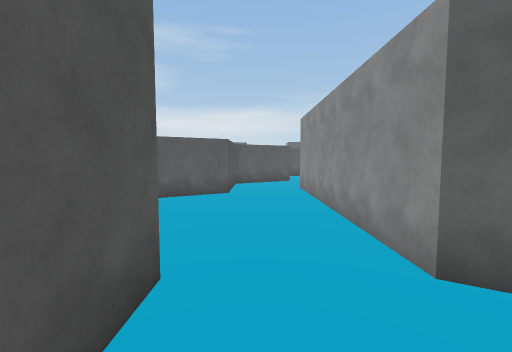
view 1 (above)

24 first-person views from a walk through a 3-D level made in the Unity game engine. The camera is 1.3 m above the floor, tilts 4° down and sees 90° across. The floor is counted in squares, 1 m on a side. Each view is taken from the middle of a square. On the plan, view 1 faces up. The plan holds only what a view shows up to about 13 squares ahead; the rest is blank. The place goes on beyond the plan. Some surface patterns are stand-ins.

view 2
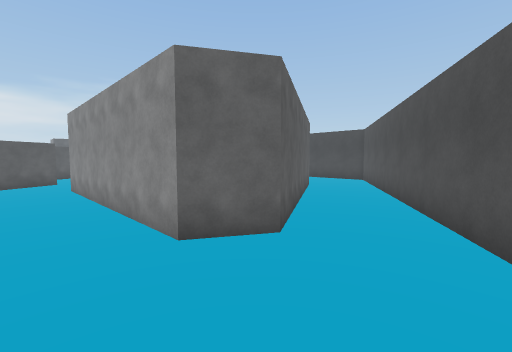

view 3
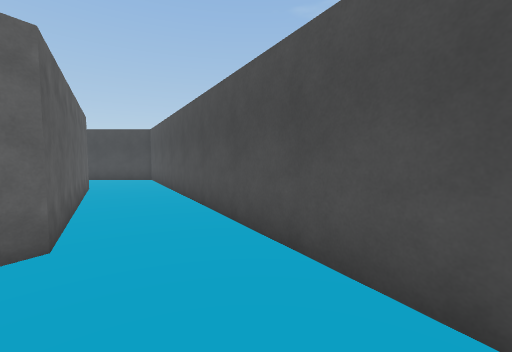

view 4
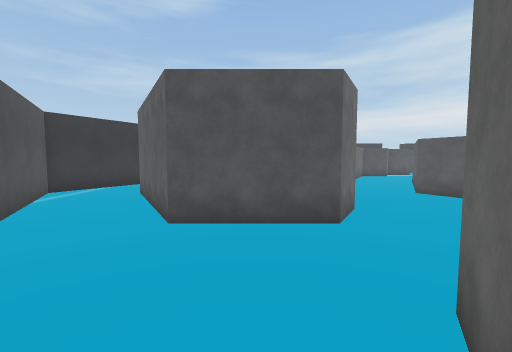

view 5
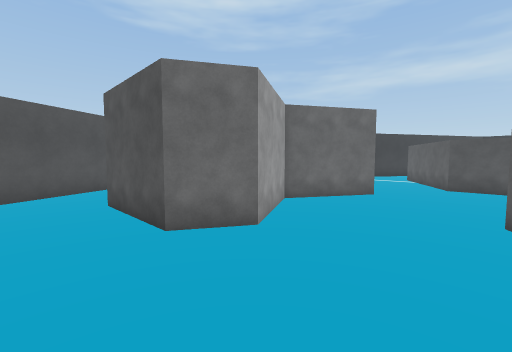

view 6
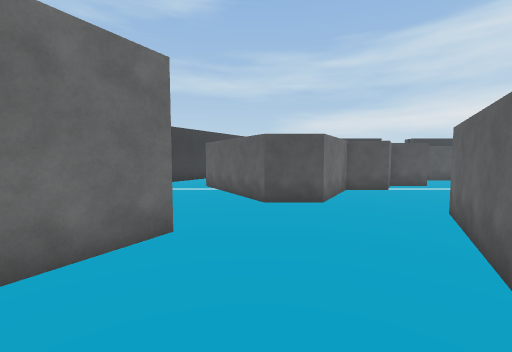

view 7
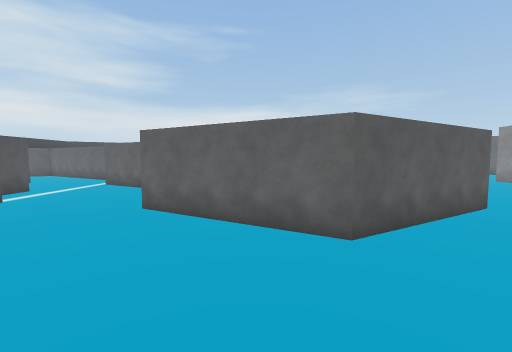

view 8
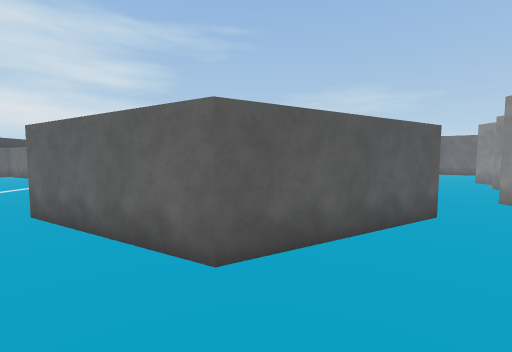

view 9
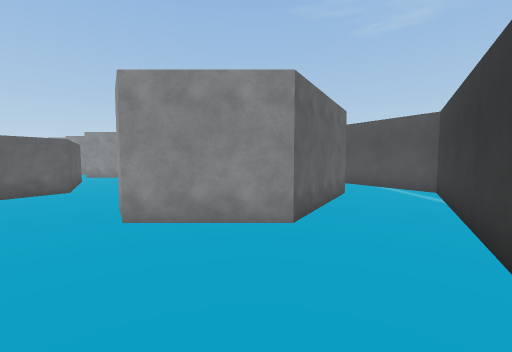

view 10
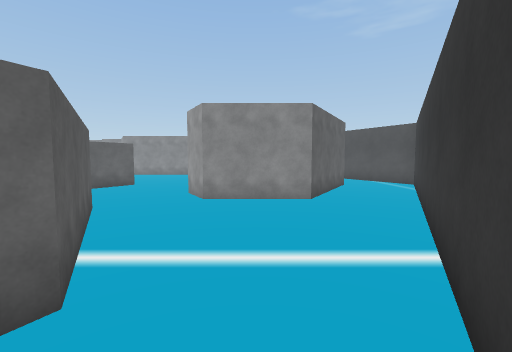

view 11
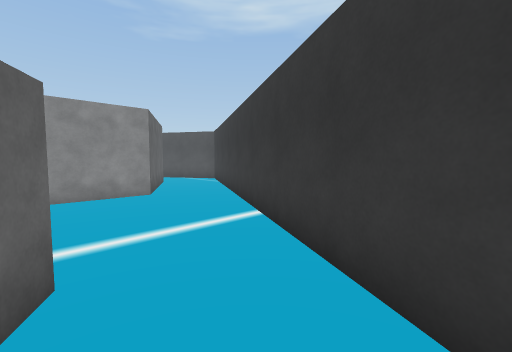

view 12
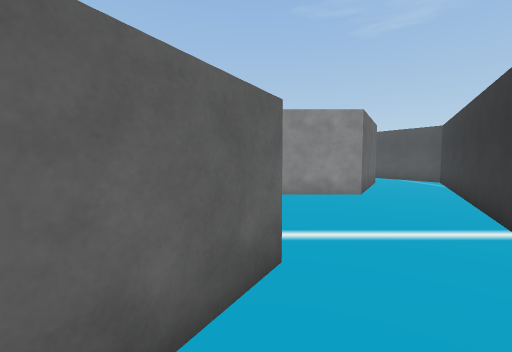

view 13
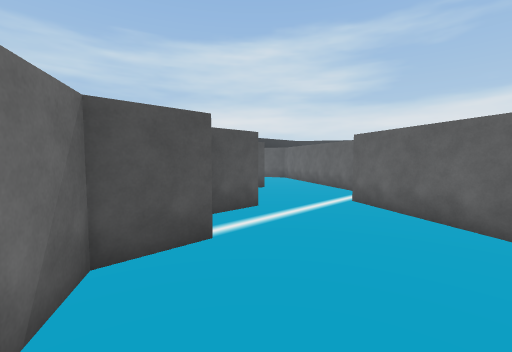

view 14
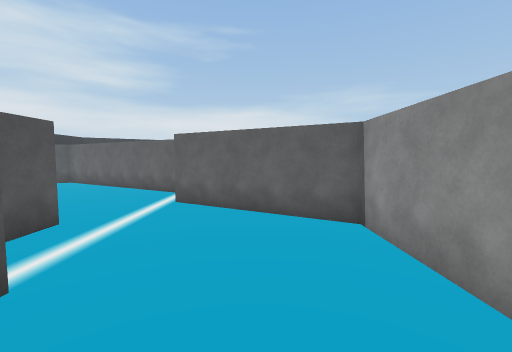

view 15
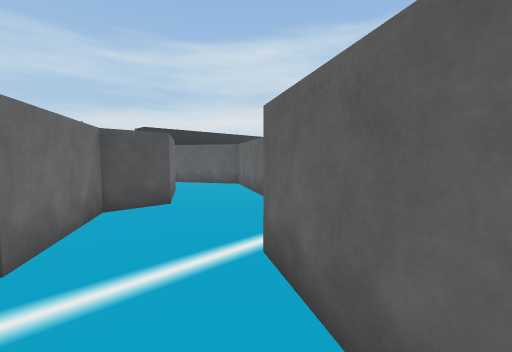

view 16
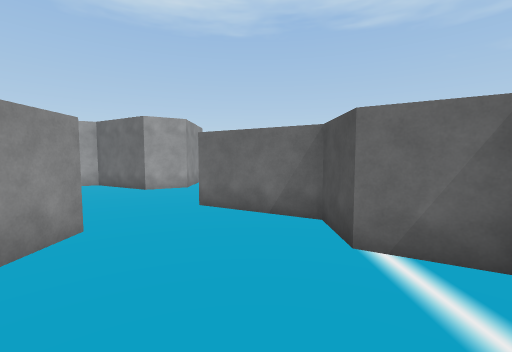

view 17
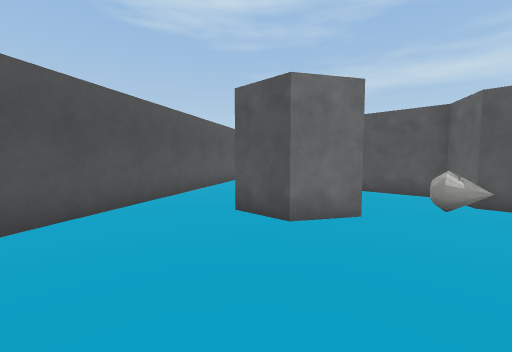

view 18
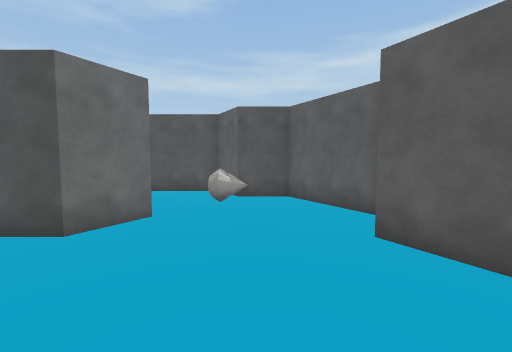

view 19
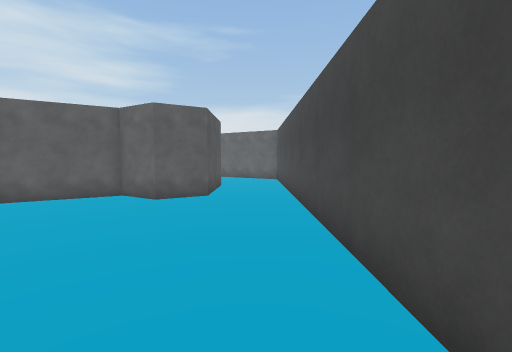

view 20
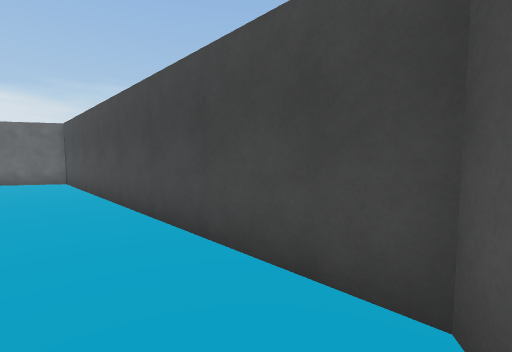

view 21
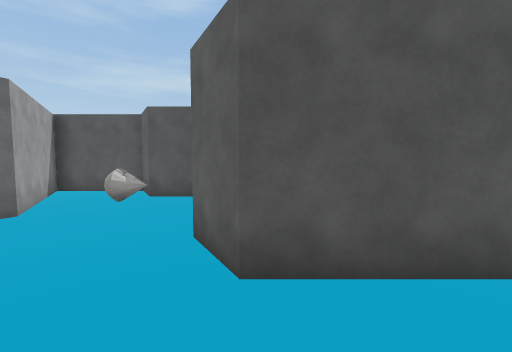

view 22
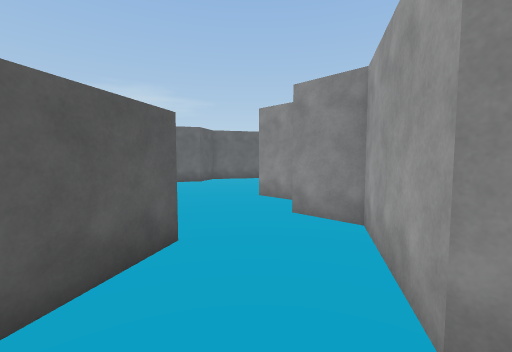

view 23
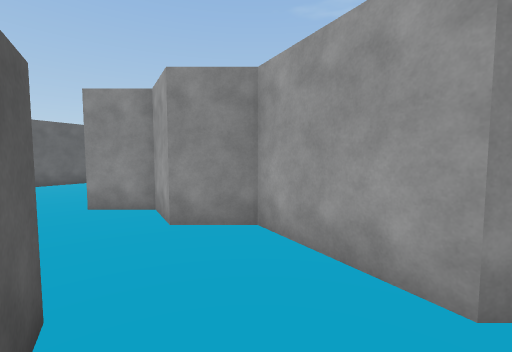

view 24
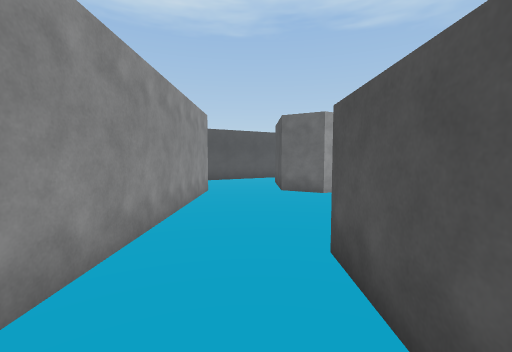

### Floor plan
Points are (right, up) in squares from view 1. A wall is a line through its corners. A room is listed if a view was taken in it or the views show most of it. See-through windows are left out.
Room 1 (views 1, 2, 3, 4)
walls: (-1, 2.7) (-1, -0.8) (-5.5, -3.3) (-9.9, -0.8); (-12, -3) (-5.5, -6.8) (12.9, 3.9); (10.8, 6.1) (3.4, 1.8) (1.9, 2.7)
ways out: opening at (0.5, 2.5) to room 2; opening at (-11, -1.5) to room 3; opening at (12, 5) to room 5
Room 2 (views 5, 6, 7, 8, 13, 14, 22, 23, 24)
walls: (1.9, 2.7) (1.9, 11.2) (4.9, 13) (4.9, 14.7) (6.4, 15.5) (6.4, 17.2); (2, 14.7) (-1, 13) (-1, 9.5) (-5.5, 7) (-9.9, 9.5) (-9.9, 10.5); (-8.5, 3.5) (-5.5, 1.8) (-2.5, 3.5) (-1, 2.7); (-12.7, 7.7) (-11.4, 7) (-11.4, 5.3)
ways out: opening at (0.5, 2.5) to room 1; opening at (-10.5, 4) to room 3; opening at (-11.3, 9) to room 4
Room 3 (views 9, 10, 11, 12)
walls: (-11.4, 5.3) (-15.9, 2.7) (-18.1, 4); (-9.9, -0.8) (-9.9, 2.7) (-8.5, 3.5); (-19.1, 1.1) (-12, -3)
ways out: opening at (-11, -1.5) to room 1; opening at (-10.5, 4) to room 2
Room 4 (views 15, 16)
walls: (-15.9, 13) (-15.9, 11.2) (-14.4, 10.4) (-14.4, 8.7) (-12.7, 7.7); (-9.9, 10.5) (-9.9, 13) (-14.5, 15.6)
ways out: opening at (-11.3, 9) to room 2; opening at (-15, 15)
Room 5 (views 17, 18, 19, 20, 21)
walls: (12.3, 17.3) (12.3, 13.8) (10.8, 13) (9.4, 13.8) (6.4, 12.1) (6.4, 10.4) (4.9, 9.5) (4.9, 6.1) (9.4, 8.7) (10.8, 7.8) (10.8, 6.1); (12.9, 3.9) (15.3, 5.3) (15.3, 18.5)
ways out: opening at (12, 5) to room 1
objects: other object (7, 10) to (8, 10)

Positions as (right, up) in squares from view 1, and headings:
1: (0, 0), facing up
2: (0, -1), facing up-right
3: (0, -1), facing right
4: (4, 1), facing left
5: (1, 7), facing down-left
6: (-4, 5), facing left
7: (-7, 3), facing up
8: (-5, 4), facing up
9: (-15, 0), facing right
10: (-18, 1), facing right
11: (-19, 3), facing down-right
12: (-19, 3), facing right
13: (-11, 8), facing up-left
14: (-12, 8), facing up
15: (-12, 13), facing up-left
16: (-13, 14), facing down
17: (15, 11), facing down-left
18: (15, 11), facing left
19: (14, 5), facing up
20: (13, 5), facing up-right
21: (15, 14), facing left
22: (0, 11), facing up-right
23: (0, 13), facing right
24: (0, 13), facing down
